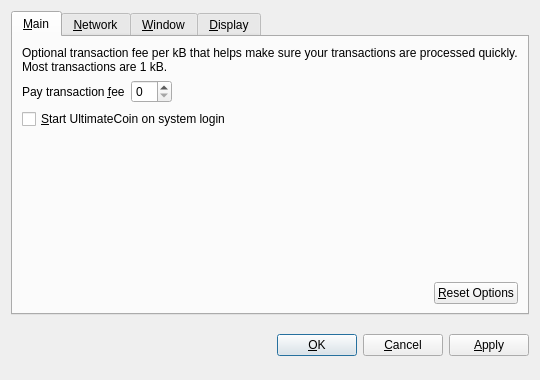
<?xml version="1.0" encoding="UTF-8"?>
<ui version="4.0">
 <class>OptionsDialog</class>
 <widget class="QDialog" name="OptionsDialog">
  <property name="geometry">
   <rect>
    <x>0</x>
    <y>0</y>
    <width>540</width>
    <height>380</height>
   </rect>
  </property>
  <property name="windowTitle">
   <string>Options</string>
  </property>
  <property name="modal">
   <bool>true</bool>
  </property>
  <layout class="QVBoxLayout" name="verticalLayout">
   <item>
    <widget class="QTabWidget" name="tabWidget">
     <property name="tabPosition">
      <enum>QTabWidget::North</enum>
     </property>
     <property name="currentIndex">
      <number>0</number>
     </property>
     <widget class="QWidget" name="tabMain">
      <attribute name="title">
       <string>&amp;Main</string>
      </attribute>
      <layout class="QVBoxLayout" name="verticalLayout_Main">
       <item>
        <widget class="QLabel" name="transactionFeeInfoLabel">
         <property name="text">
          <string>Optional transaction fee per kB that helps make sure your transactions are processed quickly. Most transactions are 1 kB.</string>
         </property>
         <property name="textFormat">
          <enum>Qt::PlainText</enum>
         </property>
         <property name="wordWrap">
          <bool>true</bool>
         </property>
        </widget>
       </item>
       <item>
        <layout class="QHBoxLayout" name="horizontalLayout_1_Main">
         <item>
          <widget class="QLabel" name="transactionFeeLabel">
           <property name="text">
            <string>Pay transaction &amp;fee</string>
           </property>
           <property name="textFormat">
            <enum>Qt::PlainText</enum>
           </property>
           <property name="buddy">
            <cstring>transactionFee</cstring>
           </property>
          </widget>
         </item>
         <item>
          <widget class="BitcoinAmountField" name="transactionFee"/>
         </item>
         <item>
          <spacer name="horizontalSpacer_1_Main">
           <property name="orientation">
            <enum>Qt::Horizontal</enum>
           </property>
           <property name="sizeHint" stdset="0">
            <size>
             <width>40</width>
             <height>20</height>
            </size>
           </property>
          </spacer>
         </item>
        </layout>
       </item>
       <item>
        <widget class="QCheckBox" name="bitcoinAtStartup">
         <property name="toolTip">
          <string>Automatically start UltimateCoin after logging in to the system.</string>
         </property>
         <property name="text">
          <string>&amp;Start UltimateCoin on system login</string>
         </property>
        </widget>
       </item>
       <item>
        <spacer name="verticalSpacer_Main">
         <property name="orientation">
          <enum>Qt::Vertical</enum>
         </property>
         <property name="sizeHint" stdset="0">
          <size>
           <width>20</width>
           <height>40</height>
          </size>
         </property>
        </spacer>
       </item>
       <item>
        <layout class="QHBoxLayout" name="horizontalLayout_2_Main">
         <item>
          <spacer name="horizontalSpacer_2_Main">
           <property name="orientation">
            <enum>Qt::Horizontal</enum>
           </property>
           <property name="sizeHint" stdset="0">
            <size>
             <width>40</width>
             <height>20</height>
            </size>
           </property>
          </spacer>
         </item>
         <item>
          <widget class="QPushButton" name="resetButton">
           <property name="toolTip">
            <string>Reset all client options to default.</string>
           </property>
           <property name="text">
            <string>&amp;Reset Options</string>
           </property>
           <property name="autoDefault">
            <bool>false</bool>
           </property>
          </widget>
         </item>
        </layout>
       </item>
      </layout>
     </widget>
     <widget class="QWidget" name="tabNetwork">
      <attribute name="title">
       <string>&amp;Network</string>
      </attribute>
      <layout class="QVBoxLayout" name="verticalLayout_Network">
       <item>
        <widget class="QCheckBox" name="mapPortUpnp">
         <property name="toolTip">
          <string>Automatically open the UltimateCoin client port on the router. This only works when your router supports UPnP and it is enabled.</string>
         </property>
         <property name="text">
          <string>Map port using &amp;UPnP</string>
         </property>
        </widget>
       </item>
       <item>
        <widget class="QCheckBox" name="connectSocks">
         <property name="toolTip">
          <string>Connect to the UltimateCoin network through a SOCKS proxy (e.g. when connecting through Tor).</string>
         </property>
         <property name="text">
          <string>&amp;Connect through SOCKS proxy:</string>
         </property>
        </widget>
       </item>
       <item>
        <layout class="QHBoxLayout" name="horizontalLayout_Network">
         <item>
          <widget class="QLabel" name="proxyIpLabel">
           <property name="text">
            <string>Proxy &amp;IP:</string>
           </property>
           <property name="textFormat">
            <enum>Qt::PlainText</enum>
           </property>
           <property name="buddy">
            <cstring>proxyIp</cstring>
           </property>
          </widget>
         </item>
         <item>
          <widget class="QValidatedLineEdit" name="proxyIp">
           <property name="maximumSize">
            <size>
             <width>140</width>
             <height>16777215</height>
            </size>
           </property>
           <property name="toolTip">
            <string>IP address of the proxy (e.g. 127.0.0.1)</string>
           </property>
          </widget>
         </item>
         <item>
          <widget class="QLabel" name="proxyPortLabel">
           <property name="text">
            <string>&amp;Port:</string>
           </property>
           <property name="textFormat">
            <enum>Qt::PlainText</enum>
           </property>
           <property name="buddy">
            <cstring>proxyPort</cstring>
           </property>
          </widget>
         </item>
         <item>
          <widget class="QLineEdit" name="proxyPort">
           <property name="maximumSize">
            <size>
             <width>55</width>
             <height>16777215</height>
            </size>
           </property>
           <property name="toolTip">
            <string>Port of the proxy (e.g. 9050)</string>
           </property>
          </widget>
         </item>
         <item>
          <widget class="QLabel" name="socksVersionLabel">
           <property name="text">
            <string>SOCKS &amp;Version:</string>
           </property>
           <property name="textFormat">
            <enum>Qt::PlainText</enum>
           </property>
           <property name="buddy">
            <cstring>socksVersion</cstring>
           </property>
          </widget>
         </item>
         <item>
          <widget class="QValueComboBox" name="socksVersion">
           <property name="toolTip">
            <string>SOCKS version of the proxy (e.g. 5)</string>
           </property>
          </widget>
         </item>
         <item>
          <spacer name="horizontalSpacer_Network">
           <property name="orientation">
            <enum>Qt::Horizontal</enum>
           </property>
           <property name="sizeHint" stdset="0">
            <size>
             <width>40</width>
             <height>20</height>
            </size>
           </property>
          </spacer>
         </item>
        </layout>
       </item>
       <item>
        <spacer name="verticalSpacer_Network">
         <property name="orientation">
          <enum>Qt::Vertical</enum>
         </property>
         <property name="sizeHint" stdset="0">
          <size>
           <width>20</width>
           <height>40</height>
          </size>
         </property>
        </spacer>
       </item>
      </layout>
     </widget>
     <widget class="QWidget" name="tabWindow">
      <attribute name="title">
       <string>&amp;Window</string>
      </attribute>
      <layout class="QVBoxLayout" name="verticalLayout_Window">
       <item>
        <widget class="QCheckBox" name="minimizeToTray">
         <property name="toolTip">
          <string>Show only a tray icon after minimizing the window.</string>
         </property>
         <property name="text">
          <string>&amp;Minimize to the tray instead of the taskbar</string>
         </property>
        </widget>
       </item>
       <item>
        <widget class="QCheckBox" name="minimizeOnClose">
         <property name="toolTip">
          <string>Minimize instead of exit the application when the window is closed. When this option is enabled, the application will be closed only after selecting Quit in the menu.</string>
         </property>
         <property name="text">
          <string>M&amp;inimize on close</string>
         </property>
        </widget>
       </item>
       <item>
        <spacer name="verticalSpacer_Window">
         <property name="orientation">
          <enum>Qt::Vertical</enum>
         </property>
         <property name="sizeHint" stdset="0">
          <size>
           <width>20</width>
           <height>40</height>
          </size>
         </property>
        </spacer>
       </item>
      </layout>
     </widget>
     <widget class="QWidget" name="tabDisplay">
      <attribute name="title">
       <string>&amp;Display</string>
      </attribute>
      <layout class="QVBoxLayout" name="verticalLayout_Display">
       <item>
        <layout class="QHBoxLayout" name="horizontalLayout_1_Display">
         <item>
          <widget class="QLabel" name="langLabel">
           <property name="text">
            <string>User Interface &amp;language:</string>
           </property>
           <property name="textFormat">
            <enum>Qt::PlainText</enum>
           </property>
           <property name="buddy">
            <cstring>lang</cstring>
           </property>
          </widget>
         </item>
         <item>
          <widget class="QValueComboBox" name="lang">
           <property name="toolTip">
            <string>The user interface language can be set here. This setting will take effect after restarting UltimateCoin.</string>
           </property>
          </widget>
         </item>
        </layout>
       </item>
       <item>
        <layout class="QHBoxLayout" name="horizontalLayout_2_Display">
         <item>
          <widget class="QLabel" name="unitLabel">
           <property name="text">
            <string>&amp;Unit to show amounts in:</string>
           </property>
           <property name="textFormat">
            <enum>Qt::PlainText</enum>
           </property>
           <property name="buddy">
            <cstring>unit</cstring>
           </property>
          </widget>
         </item>
         <item>
          <widget class="QValueComboBox" name="unit">
           <property name="toolTip">
            <string>Choose the default subdivision unit to show in the interface and when sending coins.</string>
           </property>
          </widget>
         </item>
        </layout>
       </item>
       <item>
        <widget class="QCheckBox" name="displayAddresses">
         <property name="toolTip">
          <string>Whether to show UltimateCoin addresses in the transaction list or not.</string>
         </property>
         <property name="text">
          <string>&amp;Display addresses in transaction list</string>
         </property>
        </widget>
       </item>
       <item>
        <widget class="QCheckBox" name="coinControlFeatures">
         <property name="toolTip">
          <string>Whether to show coin control features or not.</string>
         </property>
         <property name="text">
          <string>Display coin &amp;control features (experts only!)</string>
         </property>
        </widget>
       </item>
       <item>
        <spacer name="verticalSpacer_Display">
         <property name="orientation">
          <enum>Qt::Vertical</enum>
         </property>
         <property name="sizeHint" stdset="0">
          <size>
           <width>20</width>
           <height>40</height>
          </size>
         </property>
        </spacer>
       </item>
      </layout>
     </widget>
    </widget>
   </item>
   <item>
    <layout class="QHBoxLayout" name="horizontalLayout_Buttons">
     <item>
      <spacer name="horizontalSpacer_1">
       <property name="orientation">
        <enum>Qt::Horizontal</enum>
       </property>
       <property name="sizeHint" stdset="0">
        <size>
         <width>40</width>
         <height>48</height>
        </size>
       </property>
      </spacer>
     </item>
     <item>
      <widget class="QLabel" name="statusLabel">
       <property name="font">
        <font>
         <weight>75</weight>
         <bold>true</bold>
        </font>
       </property>
       <property name="text">
        <string/>
       </property>
       <property name="textFormat">
        <enum>Qt::PlainText</enum>
       </property>
       <property name="wordWrap">
        <bool>true</bool>
       </property>
      </widget>
     </item>
     <item>
      <spacer name="horizontalSpacer_2">
       <property name="orientation">
        <enum>Qt::Horizontal</enum>
       </property>
       <property name="sizeHint" stdset="0">
        <size>
         <width>40</width>
         <height>48</height>
        </size>
       </property>
      </spacer>
     </item>
     <item>
      <widget class="QPushButton" name="okButton">
       <property name="text">
        <string>&amp;OK</string>
       </property>
      </widget>
     </item>
     <item>
      <widget class="QPushButton" name="cancelButton">
       <property name="text">
        <string>&amp;Cancel</string>
       </property>
       <property name="autoDefault">
        <bool>false</bool>
       </property>
      </widget>
     </item>
     <item>
      <widget class="QPushButton" name="applyButton">
       <property name="text">
        <string>&amp;Apply</string>
       </property>
       <property name="autoDefault">
        <bool>false</bool>
       </property>
      </widget>
     </item>
    </layout>
   </item>
  </layout>
 </widget>
 <customwidgets>
  <customwidget>
   <class>BitcoinAmountField</class>
   <extends>QSpinBox</extends>
   <header>bitcoinamountfield.h</header>
  </customwidget>
  <customwidget>
   <class>QValueComboBox</class>
   <extends>QComboBox</extends>
   <header>qvaluecombobox.h</header>
  </customwidget>
  <customwidget>
   <class>QValidatedLineEdit</class>
   <extends>QLineEdit</extends>
   <header>qvalidatedlineedit.h</header>
  </customwidget>
 </customwidgets>
 <resources/>
 <connections/>
</ui>
